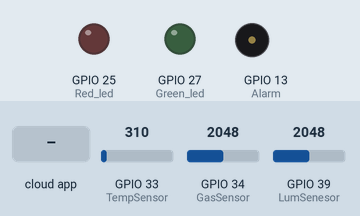
This program was run on a simulated ESP32. Shown: output pins drawn as LEDs (lit = HIGH), buzzer (waves = sounding). Inputs (shaded band) come from the test bench; at power-on: GPIO 33 (TempSensor) = 310, GPIO 34 (GasSensor) = 2048, GPIO 39 (LumSenesor) = 2048.

Above: at 1.2 s.
1.3 s: the phone or cloud app sets activate to 1
At 1.9 s:
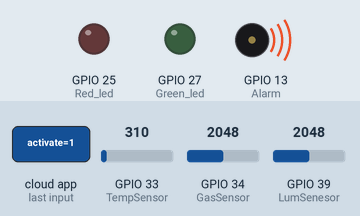
4.9 s: the phone or cloud app sets activate to 0
At 7.3 s:
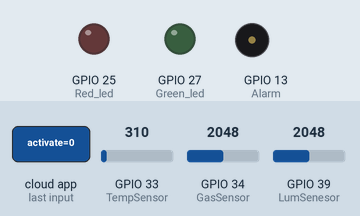
Timing chart, 0 to 8.8 s (numbered marks = the images above; inputs shaded):
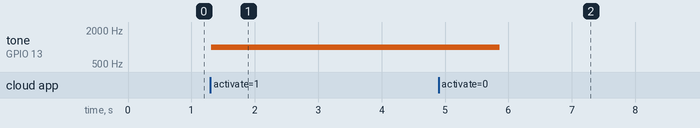

Measured:
- after the input at 1.3 s, tone on GPIO 13 (Alarm): silent → 1000 Hz at once
- after the input at 4.9 s, tone on GPIO 13 (Alarm): 1000 Hz → silent after 0.96 s

The program:

main.cpp
```cpp
#include <Arduino.h>
#include <ThingerESP32.h>
#include <HTTPClient.h>
#include <UrlEncode.h>

#define LumSenesor 39
#define TempSensor 33
#define GasSensor 34

#define Alarm 13
#define Red_led 25
#define Green_led 27
/*define the credintals for the cloud*/
#define USERNAME "ebrahim"
#define DEVICE_ID "TestEsp"
#define DEVICE_CREDENTIAL "meMJRwn9h04l_yCQ"
/*end*/

/*wifi info*/
#define SSID "ASU"
#define SSID_PASSWORD "12345678"
/*end*/

/*define the phone number and the api key*/
String phoneNumber = "+201551385201";
String apiKey = "4023861";
/*end*/
int number[4];
int password[4]={21,6,1,9};
int DoorClosed=0;
bool Activate;
bool ACK;
ThingerESP32 thing(USERNAME, DEVICE_ID, DEVICE_CREDENTIAL);

void sendMessage(String message){

  // Data to send with HTTP POST
  String url = "https://api.callmebot.com/whatsapp.php?phone=" + phoneNumber + "&apikey=" + apiKey + "&text=" + urlEncode(message);
  HTTPClient http;
  http.begin(url);

  // Specify content-type header
  http.addHeader("Content-Type", "application/x-www-form-urlencoded");

  // Send HTTP POST request
  int httpResponseCode = http.POST(url);
  if (httpResponseCode == 200){
    Serial.print("Message sent successfully");
  }
  else{
    Serial.println("Error sending the message");
    Serial.print("HTTP response code: ");
    Serial.println(httpResponseCode);
  }

  // Free resources
  http.end();
}


void setup() {
  // put your setup code here, to run once:
  Serial.begin(115200);
  pinMode(Red_led, OUTPUT);
  pinMode(Green_led, OUTPUT);
  pinMode(Alarm, OUTPUT);
  thing.add_wifi(SSID, SSID_PASSWORD);
  thing["Lumunisty"] >> outputValue(analogRead(LumSenesor));
  thing["TemperatureSensor"]>>outputValue(analogRead(TempSensor));
  thing["GasSensor"]>>outputValue(analogRead(GasSensor));
  thing["MotionDetected"]>>outputValue(analogRead(GasSensor));
  thing["WindowState"]>>outputValue(analogRead(GasSensor));
  thing["DoorState"]>>outputValue(analogRead(GasSensor));
  /*used to acknowledge alarm*/
    thing["SendMessag"] << [](pson& in){
      if(in.is_empty()){
          // We send back the pin value to thinger platform
          in = (bool) ACK;
      }
      else{
          // This code is called whenever the "led" resource change
          ACK = in;
      }
  };

  thing["activate"] << [](pson& in){
      if(in.is_empty()){
          // We send back the pin value to thinger platform
          in = (bool) Activate;
      }
      else{
          // This code is called whenever the "led" resource change
          Activate = in;
      }
  };

  thing["pin1"] << [](pson& in){
      if(in.is_empty()){
          // We send back the pin value to thinger platform
          in =number[0];
      }
      else{
          // This code is called whenever the "led" resource change
          number[0] = in;
      }
  };

    thing["pin2"] << [](pson& in){
      if(in.is_empty()){
          // We send back the pin value to thinger platform
          in =number[1];
      }
      else{
          // This code is called whenever the "led" resource change
          number[1] = in;
      }
  };

    thing["pin3"] << [](pson& in){
      if(in.is_empty()){
          // We send back the pin value to thinger platform
          in =number[2];
      }
      else{
          // This code is called whenever the "led" resource change
          number[2] = in;
      }
  };

    thing["pin4"] << [](pson& in){
      if(in.is_empty()){
          // We send back the pin value to thinger platform
          in =number[3];
      }
      else{
          // This code is called whenever the "led" resource change
          number[3] = in;
      }
  };
}
void loop() {
  thing.handle();
  if(number[0]==password[0] && number[1]==password[1] && number[2]==password[2] && number[3]==password[3]){
    thing["DoorState"] >> outputValue(DoorClosed=1);
  }
  else{
    thing["DoorState"] >> outputValue(DoorClosed=0);
  }
  if(Activate){
    /*send a whatsapp message when temperature increase above certain level*/
    if(analogRead(TempSensor)>50){
      /*send message to the user until the user press acknowledge BUTTON PRESSED SO STOP SENDING MESSAGE*/
      if(ACK){
      sendMessage("Temperature is above normal");
      }
      /*operate buzzer*/
      tone(Alarm, 1000,1000);
    }
    if (analogRead(GasSensor)){
      if(ACK){
      sendMessage("Gas leckage detected");
      }
      /*operate buzzer*/
      tone(Alarm, 1000,1000);
    }
    if(analogRead(LumSenesor)>80){
      if(ACK){
      sendMessage("change in light intensity detected");
      }
      /*operate buzzer*/
      thing["motion"] >> outputValue(0);
      tone(Alarm, 1000,1000);
    }
    if(analogRead(LumSenesor)<80){
      thing["motion"] >> outputValue(1);
    }
  }
  delay(100);
}
```
